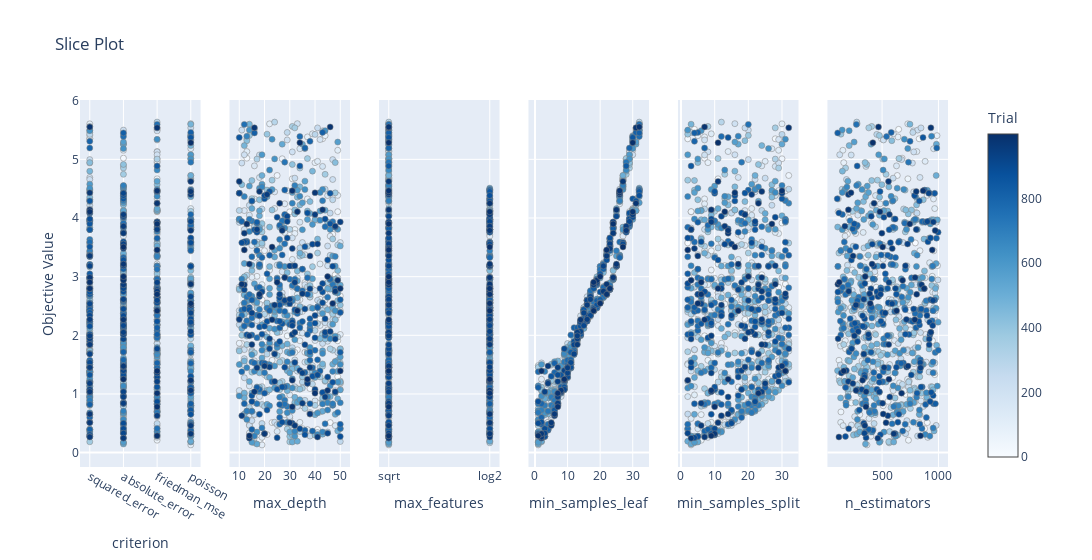

Source (notebook cell):
### Code cell
optuna.visualization.plot_slice(study, params = ['n_estimators',
                                                 'max_depth',
                                                 'min_samples_split',
                                                 'min_samples_leaf',
                                                 'max_features',
                                                 'criterion',])

### Figure 1 — Plotly figure (JSON) as saved in the notebook; plotly's stock layout.template omitted (floating-point values rounded to 4 significant figures; data arrays with more than 128 entries replaced by an {"elided": "..."} marker saying what was removed)
{"data": [{"marker": {"color": {"elided": "1000 int values"}, "colorbar": {"title": {"text": "Trial"}, "x": 1, "xpad": 40}, "colorscale": [[0, "rgb(247,251,255)"], [0.125, "rgb(222,235,247)"], [0.25, "rgb(198,219,239)"], [0.375, "rgb(158,202,225)"], [0.5, "rgb(107,174,214)"], [0.625, "rgb(66,146,198)"], [0.75, "rgb(33,113,181)"], [0.875, "rgb(8,81,156)"], [1, "rgb(8,48,107)"]], "line": {"color": "Grey", "width": 0.5}, "showscale": true}, "mode": "markers", "name": "Feasible Trial", "showlegend": false, "type": "scatter", "x": {"elided": "1000 str values"}, "xaxis": "x", "y": {"elided": "1000 float values"}, "yaxis": "y"}, {"marker": {"color": {"elided": "1000 int values"}, "colorbar": {"title": {"text": "Trial"}, "x": 1, "xpad": 40}, "colorscale": [[0, "rgb(247,251,255)"], [0.125, "rgb(222,235,247)"], [0.25, "rgb(198,219,239)"], [0.375, "rgb(158,202,225)"], [0.5, "rgb(107,174,214)"], [0.625, "rgb(66,146,198)"], [0.75, "rgb(33,113,181)"], [0.875, "rgb(8,81,156)"], [1, "rgb(8,48,107)"]], "line": {"color": "Grey", "width": 0.5}, "showscale": false}, "mode": "markers", "name": "Feasible Trial", "showlegend": false, "type": "scatter", "x": {"elided": "1000 int values"}, "xaxis": "x2", "y": {"elided": "1000 float values"}, "yaxis": "y2"}, {"marker": {"color": {"elided": "1000 int values"}, "colorbar": {"title": {"text": "Trial"}, "x": 1, "xpad": 40}, "colorscale": [[0, "rgb(247,251,255)"], [0.125, "rgb(222,235,247)"], [0.25, "rgb(198,219,239)"], [0.375, "rgb(158,202,225)"], [0.5, "rgb(107,174,214)"], [0.625, "rgb(66,146,198)"], [0.75, "rgb(33,113,181)"], [0.875, "rgb(8,81,156)"], [1, "rgb(8,48,107)"]], "line": {"color": "Grey", "width": 0.5}, "showscale": false}, "mode": "markers", "name": "Feasible Trial", "showlegend": false, "type": "scatter", "x": {"elided": "1000 str values"}, "xaxis": "x3", "y": {"elided": "1000 float values"}, "yaxis": "y3"}, {"marker": {"color": {"elided": "1000 int values"}, "colorbar": {"title": {"text": "Trial"}, "x": 1, "xpad": 40}, "colorscale": [[0, "rgb(247,251,255)"], [0.125, "rgb(222,235,247)"], [0.25, "rgb(198,219,239)"], [0.375, "rgb(158,202,225)"], [0.5, "rgb(107,174,214)"], [0.625, "rgb(66,146,198)"], [0.75, "rgb(33,113,181)"], [0.875, "rgb(8,81,156)"], [1, "rgb(8,48,107)"]], "line": {"color": "Grey", "width": 0.5}, "showscale": false}, "mode": "markers", "name": "Feasible Trial", "showlegend": false, "type": "scatter", "x": {"elided": "1000 int values"}, "xaxis": "x4", "y": {"elided": "1000 float values"}, "yaxis": "y4"}, {"marker": {"color": {"elided": "1000 int values"}, "colorbar": {"title": {"text": "Trial"}, "x": 1, "xpad": 40}, "colorscale": [[0, "rgb(247,251,255)"], [0.125, "rgb(222,235,247)"], [0.25, "rgb(198,219,239)"], [0.375, "rgb(158,202,225)"], [0.5, "rgb(107,174,214)"], [0.625, "rgb(66,146,198)"], [0.75, "rgb(33,113,181)"], [0.875, "rgb(8,81,156)"], [1, "rgb(8,48,107)"]], "line": {"color": "Grey", "width": 0.5}, "showscale": false}, "mode": "markers", "name": "Feasible Trial", "showlegend": false, "type": "scatter", "x": {"elided": "1000 int values"}, "xaxis": "x5", "y": {"elided": "1000 float values"}, "yaxis": "y5"}, {"marker": {"color": {"elided": "1000 int values"}, "colorbar": {"title": {"text": "Trial"}, "x": 1, "xpad": 40}, "colorscale": [[0, "rgb(247,251,255)"], [0.125, "rgb(222,235,247)"], [0.25, "rgb(198,219,239)"], [0.375, "rgb(158,202,225)"], [0.5, "rgb(107,174,214)"], [0.625, "rgb(66,146,198)"], [0.75, "rgb(33,113,181)"], [0.875, "rgb(8,81,156)"], [1, "rgb(8,48,107)"]], "line": {"color": "Grey", "width": 0.5}, "showscale": false}, "mode": "markers", "name": "Feasible Trial", "showlegend": false, "type": "scatter", "x": {"elided": "1000 int values"}, "xaxis": "x6", "y": {"elided": "1000 float values"}, "yaxis": "y6"}], "layout": {"title": {"text": "Slice Plot"}, "width": 1800, "xaxis": {"anchor": "y", "categoryarray": ["squared_error", "absolute_error", "friedman_mse", "poisson"], "categoryorder": "array", "domain": [0, 0.1389], "title": {"text": "criterion"}, "type": "category"}, "xaxis2": {"anchor": "y2", "domain": [0.1722, 0.3111], "title": {"text": "max_depth"}}, "xaxis3": {"anchor": "y3", "categoryarray": ["sqrt", "log2"], "categoryorder": "array", "domain": [0.3444, 0.4833], "title": {"text": "max_features"}, "type": "category"}, "xaxis4": {"anchor": "y4", "domain": [0.5167, 0.6556], "title": {"text": "min_samples_leaf"}}, "xaxis5": {"anchor": "y5", "domain": [0.6889, 0.8278], "title": {"text": "min_samples_split"}}, "xaxis6": {"anchor": "y6", "domain": [0.8611, 1], "title": {"text": "n_estimators"}}, "yaxis": {"anchor": "x", "domain": [0, 1], "title": {"text": "Objective Value"}}, "yaxis2": {"anchor": "x2", "domain": [0, 1], "matches": "y", "showticklabels": false}, "yaxis3": {"anchor": "x3", "domain": [0, 1], "matches": "y", "showticklabels": false}, "yaxis4": {"anchor": "x4", "domain": [0, 1], "matches": "y", "showticklabels": false}, "yaxis5": {"anchor": "x5", "domain": [0, 1], "matches": "y", "showticklabels": false}, "yaxis6": {"anchor": "x6", "domain": [0, 1], "matches": "y", "showticklabels": false}}}
